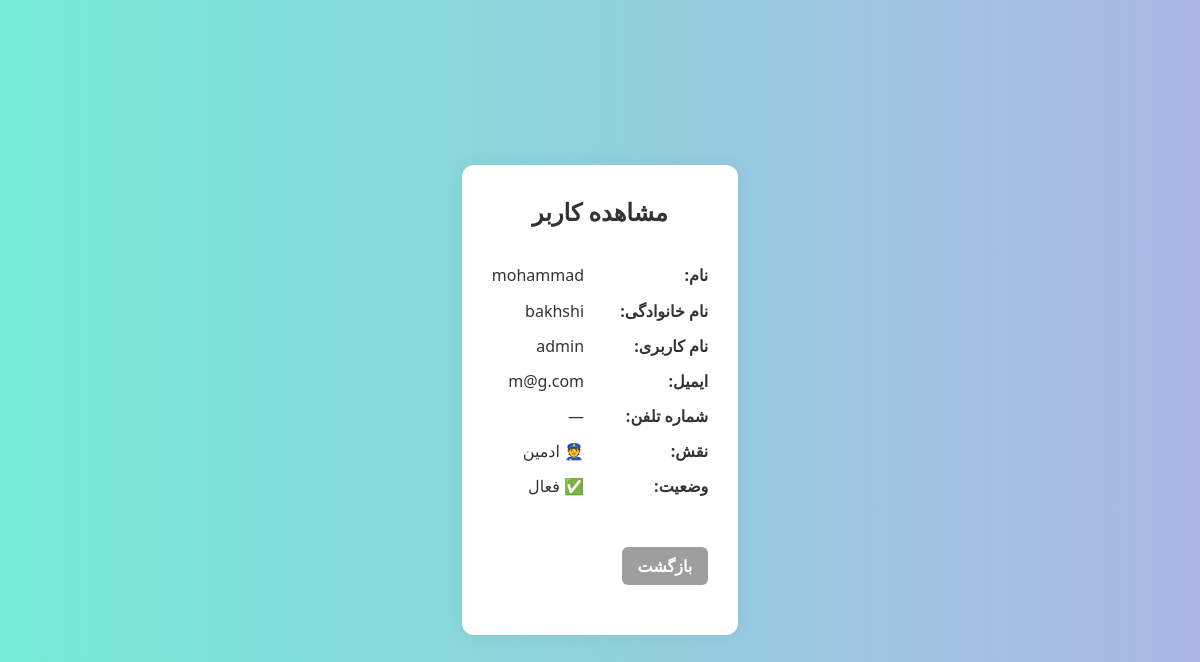
/admin/user/view/2 (signed in), run on the app's committed database.
### models.py (models this page shows)
class User(Base):
    __tablename__ = "users"
    id = Column(Integer, primary_key=True, index=True, autoincrement=True)
    username = Column(String(50), unique=True, index=True)
    name = Column(String(50), unique=False, index=True)
    family = Column(String(50), unique=False, index=True)
    email = Column(String(100), unique=True, index=True)
    role = Column(String(50), default="Advisor",)
    hashed_password = Column(String(100))
    status = Column(String(50), default="active",)
    phone = Column(String(13), unique=False)

### main.py (the view)
@app.get("/admin/user/view/{user_id}", response_class=HTMLResponse)
async def view_user(user_id: int, request: Request, db: Session = Depends(get_db),
                    admin:models.User = Depends(dependencies.get_current_admin)):
    if admin.role != "admin":
        return RedirectResponse(url="/", status_code=303)
    user = db.query(models.User).filter(models.User.id == user_id).first()
    if not user:
        raise HTTPException(status_code=404, detail="کاربر یافت نشد")
    print(user.phone, user.email, user.role, user.status, user.name, user.family)
    return templates.TemplateResponse("admin_user_view.html", {"request": request, "user": user})

### templates/admin_user_view.html (shortened to what this page needs)
<!DOCTYPE html>
<html lang="fa" dir="rtl">
<head>
    <link rel="stylesheet" href="/static/style.css">
</head>
<body>
<div class="view-container">
    <h2>مشاهده کاربر</h2>
    <div class="user-info">
        <p><strong>نام:</strong> {{ user.name }}</p>
        <p><strong>نام خانوادگی:</strong> {{ user.family }}</p>
        <p><strong>نام کاربری:</strong> {{ user.username }}</p>
        <p><strong>ایمیل:</strong> {{ user.email }}</p>
        <p><strong>شماره تلفن:</strong> {{ user.phone or "—" }}</p>
        <p><strong>نقش:</strong>
            {% if user.role == 'admin' %}
                👮 ادمین
            {% elif user.role == 'advisor' %}
                🧑‍💼 مشاور
            {% else %}
                {{ user.role }}
            {% endif %}
        </p>
        <p><strong>وضعیت:</strong>
            {% if user.status == 'active' %}
                ✅ فعال
            {% elif user.status == 'inactive' %}
                ❌ غیرفعال
            {% else %}
                ⏳ در انتظار
            {% endif %}
        </p>
    </div>
    <br>
    <a href="/admin/users" class="back-btn">بازگشت</a>
</div>
</body>
</html>

### static/style.css (style rules this page uses)
* { margin: 0; padding: 0; box-sizing: border-box; font-family: "Segoe UI", Tahoma, Geneva, Verdana, sans-serif; }
body { background: linear-gradient(to right, #74ebd5, #ACB6E5); min-height: 100vh; display: flex; align-items: center; justify-content: center; color: #333; padding: 20px; }
* { margin: 0; padding: 0; box-sizing: border-box; }
body { font-family: "Segoe UI", Tahoma, Geneva, Verdana, sans-serif; background: linear-gradient(to right, #74ebd5, #ACB6E5); height: 100vh; display: flex; justify-content: center; align-items: center; color: #333; }
body { background-color: #f4f4f4; }
.back-btn { display: inline-block; margin-bottom: 20px; padding: 8px 16px; background-color: #9e9e9e; color: white; text-decoration: none; border-radius: 6px; font-weight: bold; transition: background-color 0.3s ease; }
body { font-family: "Segoe UI", Tahoma, Geneva, Verdana, sans-serif; margin: 0; padding: 0; background-color: #f4f4f4; }

### templates/admin_user_view.html (style rules this page uses)
body { margin: 0; padding: 0; font-family: "Segoe UI", Tahoma, Geneva, Verdana, sans-serif; background-color: #f4f4f4; }
.view-container { max-width: 700px; margin: 40px auto; padding: 30px; background-color: #fff; border-radius: 12px; box-shadow: 0 0 20px rgba(0, 0, 0, 0.05); }
h2 { text-align: center; color: #333; margin-bottom: 30px; }
.user-info { line-height: 2.2; font-size: 16px; }
.user-info strong { display: inline-block; min-width: 120px; }
.back-btn { display: inline-block; margin-top: 20px; padding: 8px 16px; background-color: #9e9e9e; color: white; text-decoration: none; border-radius: 6px; font-weight: bold; transition: background-color 0.3s ease; }

### data on the page
User: name "mohammad", family "bakhshi", username "admin", email "m@g.com", phone "—"
